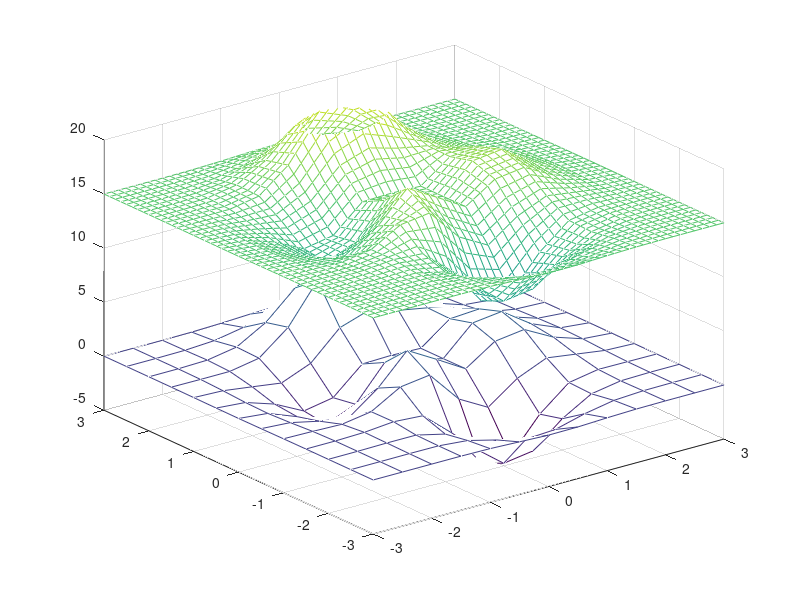

This chart was generated by the following MATLAB code:
[X,Y] = meshgrid(-3:.5:3);
Z = peaks(X,Y);

[XI,YI] = meshgrid(-3:.125:3);
ZI = interp2(X,Y,Z,XI,YI);

mesh(X,Y,Z), hold, mesh(XI,YI,ZI+15)
hold off

axis([-3 3 -3 3 -5 20])